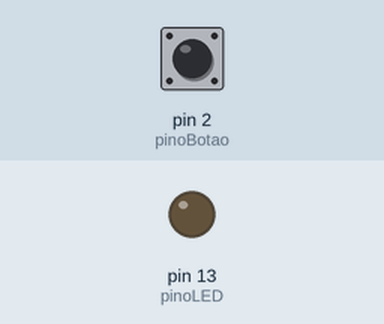
The sketch below on a simulated Arduino Uno, built with avr-gcc and run on an emulated ATmega328P. Shown: output pins drawn as LEDs (lit = HIGH). The inputs (shaded band) are chosen by the test bench; at power-on: pin 2 (pinoBotao) HIGH.

Above: at 1.2 s.
1.3 s: pin 2 (pinoBotao) pulled LOW for 0.15 s
At 1.6 s:
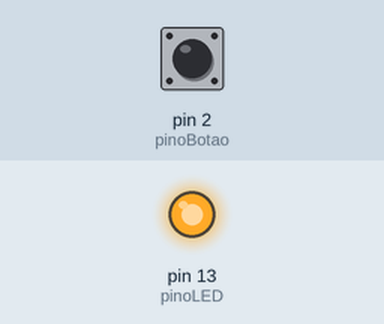
2.9 s: pin 2 (pinoBotao) pulled LOW for 1 s
At 4.0 s:
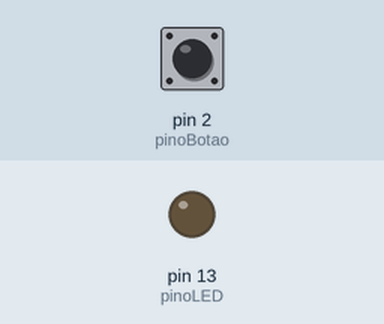
5.4 s: pin 2 (pinoBotao) pulled LOW for 3.2 s
At 5.9 s:
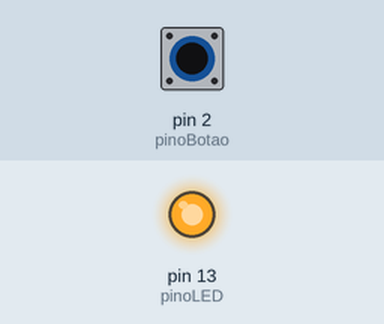
Timing chart, 0 to 8.4 s (numbered marks = the images above; inputs shaded):
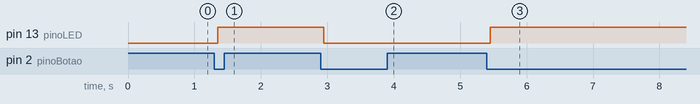

Measured:
- after the input at 1.3 s, pin 13 (pinoLED): LOW → HIGH after 0.05 s
- after the input at 2.9 s, pin 13 (pinoLED): HIGH → LOW after 0.05 s
- after the input at 5.4 s, pin 13 (pinoLED): LOW → HIGH after 0.05 s

The sketch:

debounce_led.ino
```cpp
// debounce led aula 5
const int pinoBotao = 2;
const int pinoLED   = 13;

// Variáveis de controle de estado
int estadoLED = LOW;
int estadoBotao;             // Estado estável atual (será HIGH por padrão no Pull-up)
int ultimoEstadoLeitura = HIGH; // No Pull-up, o estado de repouso é HIGH

// Variáveis para o tempo (millis)
unsigned long ultimoTempoDebounce = 0;
unsigned long tempoDebounce = 50;

void setup() {
  // Ativa o resistor interno de Pull-up (dispensa resistor externo no botão)
  pinMode(pinoBotao, INPUT_PULLUP);

  pinMode(pinoLED, OUTPUT);
  digitalWrite(pinoLED, estadoLED);

  // Inicializa o estado estável como HIGH (solto)
  estadoBotao = HIGH;
}

void loop() {
  // 1. Lê o estado bruto do botão
  int leitura = digitalRead(pinoBotao);

  // 2. Verifica se o sinal mudou (ruído ou início de clique)
  if (leitura != ultimoEstadoLeitura) {
    ultimoTempoDebounce = millis(); // Reinicia o cronômetro
  }

  // 3. Verifica se o sinal permaneceu o mesmo por tempo suficiente
  if ((millis() - ultimoTempoDebounce) > tempoDebounce) {

    // Se o sinal estabilizou em um valor diferente do "estadoBotao" anterior
    if (leitura != estadoBotao) {
      estadoBotao = leitura;

      // 4. LÓGICA INVERTIDA: Se o estado estável agora for LOW, significa PRESSIONADO
      if (estadoBotao == LOW) {
        estadoLED = !estadoLED; // Inverte o LED
      }
    }
  }

  // Atualiza o hardware e a memória para o próximo loop
  digitalWrite(pinoLED, estadoLED);
  ultimoEstadoLeitura = leitura;
}
```
